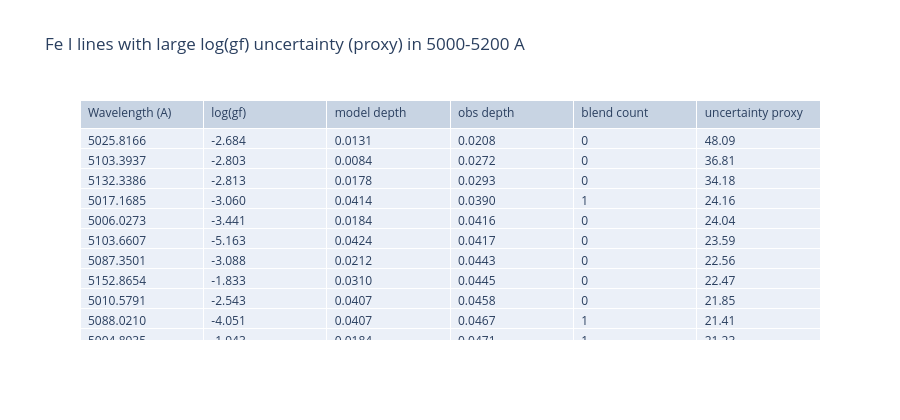

Notebook code for this chart:
### Code cell
# Find Fe I lines with large log(gf) uncertainty (depth-based proxy)
from jorg.statmech.species import Species

fe1 = Species.from_string('Fe I')
depth_window = 0.10
all_wl = np.asarray(linelist.wavelengths_angstrom())
all_wl_sorted = np.sort(all_wl)

rows = []
for line in linelist:
    wl = float(line.wavelength) * 1e8
    if wl < wl_min or wl > wl_max:
        continue
    if line.species != fe1:
        continue
    mask = (wavelength_grid >= wl - depth_window) & (wavelength_grid <= wl + depth_window)
    if np.count_nonzero(mask) < 3:
        continue
    model_min = float(np.min(base_flux_conv[mask]))
    obs_min = float(np.min(observed_flux[mask]))
    model_depth = max(0.0, 1.0 - model_min)
    obs_depth = max(0.0, 1.0 - obs_min)
    depth = max(model_depth, obs_depth)
    uncertainty_proxy = 1.0 / max(depth, 1e-3)

    left = int(np.searchsorted(all_wl_sorted, wl - depth_window))
    right = int(np.searchsorted(all_wl_sorted, wl + depth_window, side='right'))
    blend_count = max(0, right - left - 1)

    rows.append((wl, float(line.log_gf), model_depth, obs_depth, blend_count, uncertainty_proxy))

rows.sort(key=lambda r: r[-1], reverse=True)
top_n = 15
top_rows = rows[:top_n]

table = go.Figure(data=[go.Table(
    header=dict(values=['Wavelength (A)', 'log(gf)', 'model depth', 'obs depth', 'blend count', 'uncertainty proxy'],
                align='left'),
    cells=dict(values=[
        [f'{r[0]:.4f}' for r in top_rows],
        [f'{r[1]:.3f}' for r in top_rows],
        [f'{r[2]:.4f}' for r in top_rows],
        [f'{r[3]:.4f}' for r in top_rows],
        [f'{r[4]:d}' for r in top_rows],
        [f'{r[5]:.2f}' for r in top_rows],
    ], align='left'))
])
table.update_layout(
    template='plotly_white',
    width=900,
    height=420,
    title='Fe I lines with large log(gf) uncertainty (proxy) in 5000-5200 A'
)
table.show()

### Figure 1 — Plotly figure (JSON) as saved in the notebook; plotly's stock layout.template omitted (floating-point values rounded to 4 significant figures)
{"data": [{"cells": {"align": "left", "values": [["5025.8166", "5103.3937", "5132.3386", "5017.1685", "5006.0273", "5103.6607", "5087.3501", "5152.8654", "5010.5791", "5088.0210", "5004.8935", "5179.3994", "5079.5158", "5043.8220", "5178.4349"], ["-2.684", "-2.803", "-2.813", "-3.060", "-3.441", "-5.163", "-3.088", "-1.833", "-2.543", "-4.051", "-1.943", "-2.362", "-4.263", "-3.687", "-2.300"], ["0.0131", "0.0084", "0.0178", "0.0414", "0.0184", "0.0424", "0.0212", "0.0310", "0.0407", "0.0407", "0.0184", "0.0368", "0.0109", "0.0454", "0.0485"], ["0.0208", "0.0272", "0.0293", "0.0390", "0.0416", "0.0417", "0.0443", "0.0445", "0.0458", "0.0467", "0.0471", "0.0487", "0.0499", "0.0506", "0.0525"], ["0", "0", "0", "1", "0", "0", "0", "0", "0", "1", "1", "1", "0", "1", "0"], ["48.09", "36.81", "34.18", "24.16", "24.04", "23.59", "22.56", "22.47", "21.85", "21.41", "21.23", "20.54", "20.02", "19.78", "19.05"]]}, "header": {"align": "left", "values": ["Wavelength (A)", "log(gf)", "model depth", "obs depth", "blend count", "uncertainty proxy"]}, "type": "table"}], "layout": {"height": 420, "title": {"text": "Fe I lines with large log(gf) uncertainty (proxy) in 5000-5200 A"}, "width": 900}}
